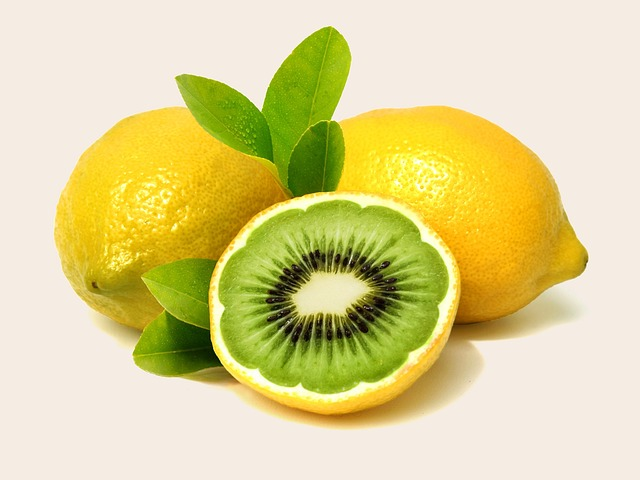
#> input picture Minggu II/Praktikum1/lemon.jpg, 640 x 480 px
$ python Praktikum1_Minggu2.py
#> lines starting #> are read from the running program, lines starting #| are printed output that depends on the picture; after the words box and inside, x2 and y2 are one past the last pixel; in counts of white or black regions, pixels touching at a corner belong together
# ============================================
# PRAKTIKUM 2: MODEL WARNA DAN DIGITALISASI
# ============================================

import cv2
import numpy as np
import matplotlib.pyplot as plt
from scipy import signal
import warnings
warnings.filterwarnings('ignore')

print("=== PRAKTIKUM 2: MODEL WARNA DAN DIGITALISASI ===")
print("Materi: Color Models, Sampling, Quantization, Color Conversion\n")

# =============== FUNGSI BANTU ===============
def create_color_patches():
    """Create sample color patches for demonstration"""
    patches = []
    colors = [
        ('Red', [0, 0, 255]),
        ('Green', [0, 255, 0]),
        ('Blue', [255, 0, 0]),
        ('Yellow', [0, 255, 255]),
        ('Magenta', [255, 0, 255]),
        ('Cyan', [255, 255, 0]),
        ('White', [255, 255, 255]),
        ('Black', [0, 0, 0])
    ]

    for name, color in colors:
        patch = np.zeros((100, 100, 3), dtype=np.uint8)
        patch[:, :] = color
        patches.append((name, patch))

    return patches

def analyze_color_model(image, model_name):
    """Analyze image in different color models"""
    if model_name == 'RGB':
        return image
    elif model_name == 'HSV':
        return cv2.cvtColor(image, cv2.COLOR_BGR2HSV)
    elif model_name == 'LAB':
        return cv2.cvtColor(image, cv2.COLOR_BGR2LAB)
    elif model_name == 'GRAY':
        return cv2.cvtColor(image, cv2.COLOR_BGR2GRAY)
    else:
        return image

# =============== MAIN PRAKTIKUM ===============

# 1. PERBANDINGAN MODEL WARNA
print("\n1. PERBANDINGAN MODEL WARNA DASAR")

# Buat citra dengan warna-warna dasar
color_patches = create_color_patches()

# Tampilkan dalam berbagai model warna
fig, axes = plt.subplots(4, 8, figsize=(20, 10))
models = ['RGB', 'HSV', 'LAB', 'GRAY']

for row, model in enumerate(models):
    for col, (name, patch) in enumerate(color_patches):
        if model == 'RGB':
            display_img = cv2.cvtColor(patch, cv2.COLOR_BGR2RGB)
            axes[row, col].imshow(display_img)
        elif model == 'GRAY':
            gray_img = cv2.cvtColor(patch, cv2.COLOR_BGR2GRAY)
            axes[row, col].imshow(gray_img, cmap='gray')
        else:
            converted = analyze_color_model(patch, model)
            if model == 'HSV':
                # Convert HSV to RGB for display
                display_img = cv2.cvtColor(converted, cv2.COLOR_HSV2RGB)
            elif model == 'LAB':
                # LAB needs special handling for display
                lab = converted.astype(np.float32)
                lab[:,:,0] = lab[:,:,0] * 255/100  # L from [0,100] to [0,255]
                lab[:,:,1:] = lab[:,:,1:] + 128    # a,b from [-127,127] to [0,255]
                lab = np.clip(lab, 0, 255).astype(np.uint8)
                display_img = cv2.cvtColor(lab, cv2.COLOR_LAB2RGB)
            axes[row, col].imshow(display_img)

        if row == 0:
            axes[row, col].set_title(name, fontsize=10)
        axes[row, col].axis('off')

    axes[row, 0].text(-0.5, 0.5, model, transform=axes[row, 0].transAxes,
                     fontsize=12, fontweight='bold', va='center', ha='right')

plt.suptitle('Perbandingan Model Warna untuk Warna Dasar', fontsize=14, fontweight='bold')
plt.tight_layout()
plt.show()

# 2. ANALISIS KOMPONEN WARNA
print("\n2. ANALISIS KOMPONEN WARNA PADA CITRA NYATA")

# Load sample image
sample_img = cv2.imread('lemon.jpg')  # Ganti dengan path citra Anda
#> sample_img is the input picture: shape (480, 640, 3); mean B, G, R 145.2, 210.4, 220.2
if sample_img is None:
    # Create synthetic image if file doesn't exist
    sample_img = np.zeros((300, 400, 3), dtype=np.uint8)
    cv2.rectangle(sample_img, (50, 50), (150, 150), (255, 0, 0), -1)  # Blue
    cv2.circle(sample_img, (250, 100), 50, (0, 255, 0), -1)  # Green
    cv2.ellipse(sample_img, (300, 200), (80, 40), 30, 0, 360, (0, 0, 255), -1)  # Red
    print("Menggunakan citra sintetik (file lemon.jpg tidak ditemukan)")

# Convert to different color spaces
rgb_img = cv2.cvtColor(sample_img, cv2.COLOR_BGR2RGB)
hsv_img = cv2.cvtColor(sample_img, cv2.COLOR_BGR2HSV)
lab_img = cv2.cvtColor(sample_img, cv2.COLOR_BGR2LAB)
gray_img = cv2.cvtColor(sample_img, cv2.COLOR_BGR2GRAY)

# Split channels for each model
rgb_channels = cv2.split(sample_img)  # B, G, R
hsv_channels = cv2.split(hsv_img)     # H, S, V
lab_channels = cv2.split(lab_img)     # L, a, b

# Display channel analysis
fig, axes = plt.subplots(4, 4, figsize=(16, 12))

# Row 1: RGB Channels
axes[0, 0].imshow(rgb_img)
axes[0, 0].set_title('Original (RGB)')
axes[0, 0].axis('off')

rgb_titles = ['Blue Channel', 'Green Channel', 'Red Channel']
for i in range(3):
    axes[0, i+1].imshow(rgb_channels[i], cmap='gray')
    axes[0, i+1].set_title(rgb_titles[i])
    axes[0, i+1].axis('off')

# Row 2: HSV Channels
axes[1, 0].imshow(cv2.cvtColor(hsv_img, cv2.COLOR_HSV2RGB))
axes[1, 0].set_title('HSV Color Space')
axes[1, 0].axis('off')

hsv_titles = ['Hue (Jenis Warna)', 'Saturation (Kemurnian)', 'Value (Kecerahan)']
for i in range(3):
    axes[1, i+1].imshow(hsv_channels[i], cmap='gray')
    axes[1, i+1].set_title(hsv_titles[i])
    axes[1, i+1].axis('off')

# Row 3: LAB Channels
# Convert LAB for display
lab_display = lab_img.astype(np.float32)
lab_display[:,:,0] = lab_display[:,:,0] * 255/100
lab_display[:,:,1:] = lab_display[:,:,1:] + 128
lab_display = np.clip(lab_display, 0, 255).astype(np.uint8)
lab_display_rgb = cv2.cvtColor(lab_display, cv2.COLOR_LAB2RGB)

axes[2, 0].imshow(lab_display_rgb)
axes[2, 0].set_title('LAB Color Space')
axes[2, 0].axis('off')

lab_titles = ['Lightness', 'Green-Red (a)', 'Blue-Yellow (b)']
for i in range(3):
    if i == 0:
        # L channel needs scaling
        l_channel = lab_channels[i].astype(np.float32) * 255/100
        l_channel = np.clip(l_channel, 0, 255).astype(np.uint8)
        axes[2, i+1].imshow(l_channel, cmap='gray')
    else:
        # a and b channels need offset
        ab_channel = lab_channels[i].astype(np.float32) + 128
        ab_channel = np.clip(ab_channel, 0, 255).astype(np.uint8)
        axes[2, i+1].imshow(ab_channel, cmap='gray')
    axes[2, i+1].set_title(lab_titles[i])
    axes[2, i+1].axis('off')
#> this loop made 3 passes
#> pass 2, `ab_channel = np.clip(ab_channel, 0, 255).astype(np.uint8)`:
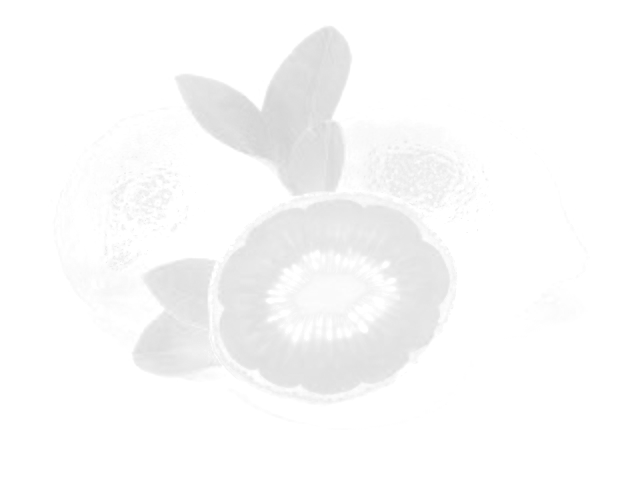
#> ab_channel: shape (480, 640); min 213, max 255, mean 250

# Row 4: Grayscale
axes[3, 0].imshow(gray_img, cmap='gray')
axes[3, 0].set_title('Grayscale')
axes[3, 0].axis('off')

# Show histogram of grayscale
axes[3, 1].hist(gray_img.ravel(), 256, [0, 256], color='gray')
axes[3, 1].set_title('Grayscale Histogram')
axes[3, 1].set_xlabel('Intensity')
axes[3, 1].set_ylabel('Frequency')
axes[3, 1].grid(True, alpha=0.3)

# Show color histogram
colors = ('b', 'g', 'r')
for i, color in enumerate(colors):
    hist = cv2.calcHist([sample_img], [i], None, [256], [0, 256])
    axes[3, 2].plot(hist, color=color, alpha=0.7)
axes[3, 2].set_title('RGB Channel Histograms')
axes[3, 2].set_xlabel('Intensity')
axes[3, 2].set_ylabel('Frequency')
axes[3, 2].legend(['Blue', 'Green', 'Red'])
axes[3, 2].grid(True, alpha=0.3)

# Show HSV histogram
hsv_hist = cv2.calcHist([hsv_img], [0], None, [180], [0, 180])
#> hsv_hist = 180 values, max 152946 at index 15, min 0 at index 1, mean 1706.7
axes[3, 3].plot(hsv_hist, color='orange')
axes[3, 3].set_title('Hue Histogram')
axes[3, 3].set_xlabel('Hue (0-180°)')
axes[3, 3].set_ylabel('Frequency')
axes[3, 3].grid(True, alpha=0.3)

plt.suptitle('Analisis Komponen Warna pada Berbagai Model', fontsize=14, fontweight='bold')
plt.tight_layout()
plt.show()

# 3. DEMONSTRASI TEOREMA SAMPLING DAN ALIASING
print("\n3. DEMONSTRASI TEOREMA SAMPLING DAN ALIASING")

def demonstrate_sampling_aliasing():
    """Demonstrate sampling theorem and aliasing effect"""
    # Create high frequency signal
    t = np.linspace(0, 1, 1000)  # High resolution time
    f_high = 50  # High frequency component
    f_low = 5    # Low frequency component

    signal_high = np.sin(2 * np.pi * f_high * t)
    signal_low = np.sin(2 * np.pi * f_low * t)
    signal_combined = signal_high + 0.5 * signal_low

    # Different sampling rates
    sampling_rates = [20, 50, 100, 200]  # Hz
    nyquist_rate = 2 * f_high  # Should be 100 Hz

    fig, axes = plt.subplots(2, 2, figsize=(12, 8))
    axes = axes.ravel()

    for idx, fs in enumerate(sampling_rates):
        # Sampling
        t_sampled = np.arange(0, 1, 1/fs)
        indices = (t_sampled * 1000).astype(int)
        signal_sampled = signal_combined[indices]

        # Reconstruction (zero-order hold)
        t_recon = np.linspace(0, 1, 1000)
        signal_recon = np.zeros_like(t_recon)
        for i in range(len(t_sampled)-1):
            mask = (t_recon >= t_sampled[i]) & (t_recon < t_sampled[i+1])
            signal_recon[mask] = signal_sampled[i]

        # Plot
        axes[idx].plot(t, signal_combined, 'b-', alpha=0.5, label='Original')
        axes[idx].stem(t_sampled, signal_sampled, linefmt='r-', markerfmt='ro',
                      basefmt=' ', label=f'Sampled (fs={fs}Hz)')
        axes[idx].plot(t_recon, signal_recon, 'g--', alpha=0.7, label='Reconstructed')

        # Check for aliasing
        if fs < nyquist_rate:
            axes[idx].set_title(f'ALIASING: fs={fs}Hz < Nyquist={nyquist_rate}Hz',
                               color='red', fontweight='bold')
        else:
            axes[idx].set_title(f'No Aliasing: fs={fs}Hz ≥ Nyquist',
                               color='green', fontweight='bold')

        axes[idx].set_xlabel('Time (s)')
        axes[idx].set_ylabel('Amplitude')
        axes[idx].legend(loc='upper right')
        axes[idx].grid(True, alpha=0.3)

    plt.suptitle('Demonstrasi Teorema Sampling Nyquist dan Efek Aliasing',
                fontsize=14, fontweight='bold')
    plt.tight_layout()
    plt.show()
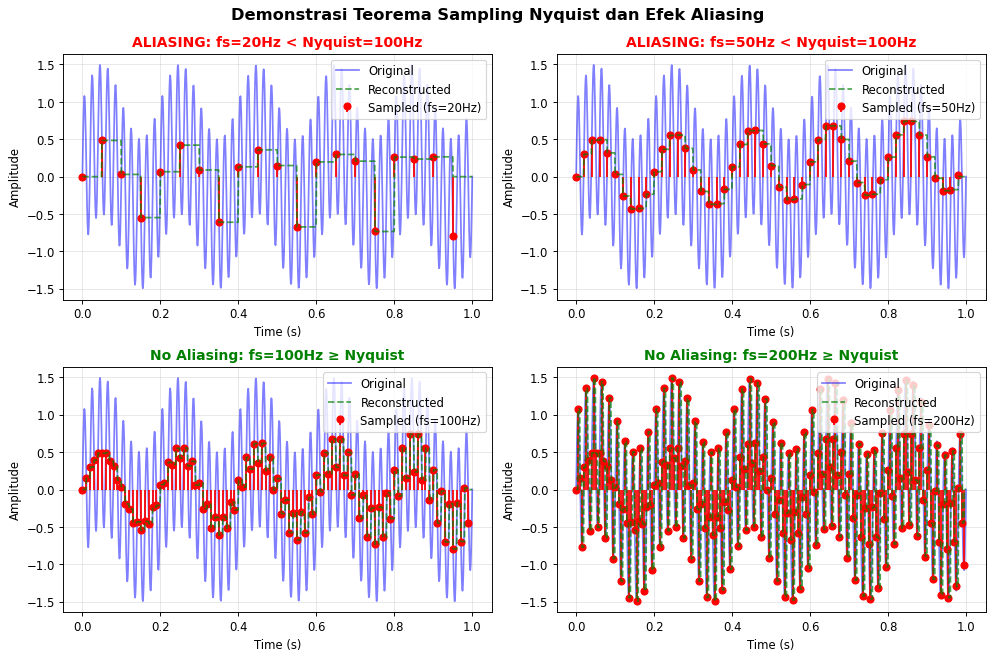
#> figure drawn by matplotlib, 4 panels; panel 1: curve peaks at x = 0.045, y = 1.49; panel 1: curve peaks at x = 0.05, y = 0.484; panel 2: curve peaks at x = 0.045, y = 1.49; panel 2: curve peaks at x = 0.84, y = 0.741

    return sampling_rates, nyquist_rate

sampling_rates, nyquist_rate = demonstrate_sampling_aliasing()
print(f"Frekuensi sinyal tinggi: 50 Hz")
print(f"Nyquist rate minimum: {nyquist_rate} Hz")
print(f"Sampling rates yang diuji: {sampling_rates} Hz")

# 4. DEMONSTRASI KUANTISASI
print("\n4. DEMONSTRASI KUANTISASI UNIFORM DAN NON-UNIFORM")

def demonstrate_quantization():
    """Demonstrate uniform and non-uniform quantization"""
    # Create test image
    test_img = gray_img if len(gray_img.shape) == 2 else cv2.cvtColor(sample_img, cv2.COLOR_BGR2GRAY)

    # Uniform quantization
    quantization_levels = [256, 64, 16, 4, 2]  # 8-bit, 6-bit, 4-bit, 2-bit, 1-bit

    fig, axes = plt.subplots(2, 5, figsize=(15, 6))

    # Uniform quantization
    for idx, levels in enumerate(quantization_levels):
        # Calculate step size
        step = 256 // levels
        quantized_uniform = (test_img // step) * step

        # Display
        axes[0, idx].imshow(quantized_uniform, cmap='gray', vmin=0, vmax=255)
        axes[0, idx].set_title(f'Uniform\n{levels} levels\n({int(np.log2(levels))}-bit)')
        axes[0, idx].axis('off')

        # Calculate MSE
        mse = np.mean((test_img.astype(float) - quantized_uniform.astype(float))**2)
        psnr = 10 * np.log10(255**2 / mse) if mse > 0 else float('inf')
        axes[0, idx].text(0.5, -0.1, f'MSE: {mse:.1f}\nPSNR: {psnr:.1f}dB',
                         transform=axes[0, idx].transAxes, ha='center', fontsize=8)
#> this loop made 5 passes
#> (mse, psnr) on passes 1 to 4: (0, inf), (3.77, 42.37), (140.3, 26.66), (1690.6, 15.85)

    # Non-uniform quantization (using histogram equalization principle)
    for idx, levels in enumerate(quantization_levels):
        # Calculate histogram
        hist, bins = np.histogram(test_img.flatten(), 256, [0, 256])

        # Calculate cumulative distribution
        cdf = hist.cumsum()
        cdf_normalized = cdf / cdf.max()

        # Create mapping function for non-uniform quantization
        mapping = np.zeros(256, dtype=np.uint8)
        for i in range(levels):
            lower = i * 256 // levels
            upper = (i + 1) * 256 // levels
            mapping[lower:upper] = i * 255 // (levels - 1)

        # Apply non-uniform quantization
        quantized_nonuniform = mapping[test_img]

        # Display
        axes[1, idx].imshow(quantized_nonuniform, cmap='gray', vmin=0, vmax=255)
        axes[1, idx].set_title(f'Non-Uniform\n{levels} levels')
        axes[1, idx].axis('off')

        # Calculate MSE
        mse = np.mean((test_img.astype(float) - quantized_nonuniform.astype(float))**2)
        psnr = 10 * np.log10(255**2 / mse) if mse > 0 else float('inf')
        axes[1, idx].text(0.5, -0.1, f'MSE: {mse:.1f}\nPSNR: {psnr:.1f}dB',
                         transform=axes[1, idx].transAxes, ha='center', fontsize=8)
#> this loop made 5 passes
#> (mse, psnr) on passes 1 to 4: (0, inf), (0.779, 49.21), (18.99, 35.35), (648.6, 20.01)

    plt.suptitle('Perbandingan Kuantisasi Uniform vs Non-Uniform',
                fontsize=14, fontweight='bold')
    plt.tight_layout()
    plt.show()
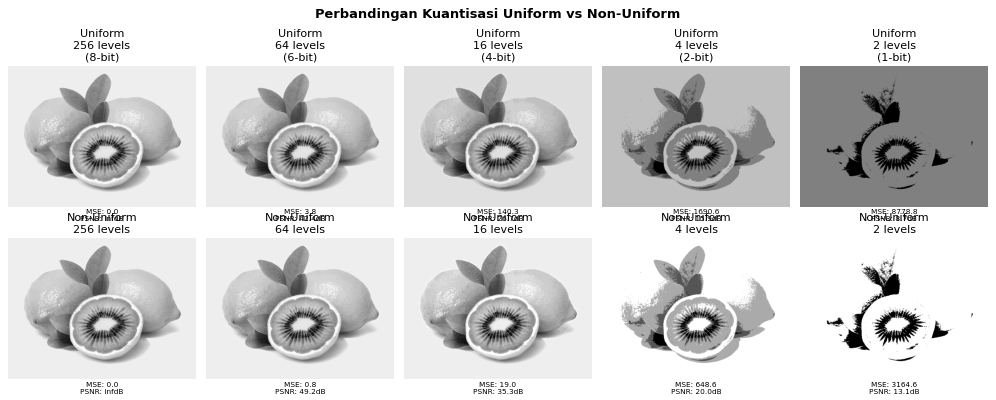
#> figure drawn by matplotlib, 10 panels

    return quantization_levels

quant_levels = demonstrate_quantization()

# 5. KONVERSI RUANG WARNA DAN APLIKASI
print("\n5. KONVERSI RUANG WARNA DAN APLIKASI PRAKTIS")

def demonstrate_color_conversion_applications():
    """Demonstrate practical applications of color space conversions"""
    # Load or create sample image
    if sample_img is None:
        # Create synthetic image for demonstration
        demo_img = np.zeros((300, 400, 3), dtype=np.uint8)
        # Add various colors and patterns
        cv2.rectangle(demo_img, (50, 50), (150, 150), (100, 150, 200), -1)  # Sky blue
        cv2.rectangle(demo_img, (200, 50), (300, 150), (200, 100, 50), -1)   # Brown
        cv2.circle(demo_img, (100, 220), 40, (50, 200, 100), -1)  # Green
        cv2.circle(demo_img, (250, 220), 40, (200, 50, 150), -1)  # Purple
    else:
        demo_img = sample_img

    # Application 1: Skin Detection using HSV
    hsv_img = cv2.cvtColor(demo_img, cv2.COLOR_BGR2HSV)

    # Define skin color range in HSV
    lower_skin = np.array([0, 20, 70], dtype=np.uint8)
#> lower_skin = [0, 20, 70]
    upper_skin = np.array([20, 255, 255], dtype=np.uint8)
#> upper_skin = [20, 255, 255]

    # Create skin mask
    skin_mask = cv2.inRange(hsv_img, lower_skin, upper_skin)
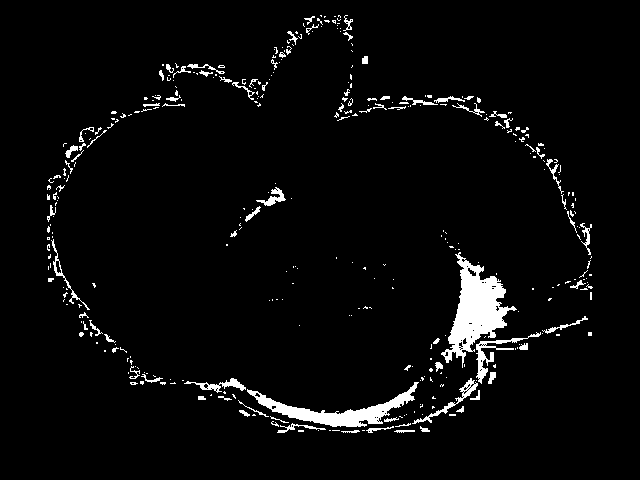
#> skin_mask: shape (480, 640); 3.9% white; 359 white regions (274 under 20 px), largest, box (x1, y1, x2, y2) and area: (441, 252, 517, 368) 3382, (247, 382, 419, 427) 2039, (476, 332, 541, 384) 535

    # Apply mask to original image
    skin_detected = cv2.bitwise_and(demo_img, demo_img, mask=skin_mask)

    # Application 2: Shadow removal using LAB
    lab_img = cv2.cvtColor(demo_img, cv2.COLOR_BGR2LAB)
    L, a, b = cv2.split(lab_img)
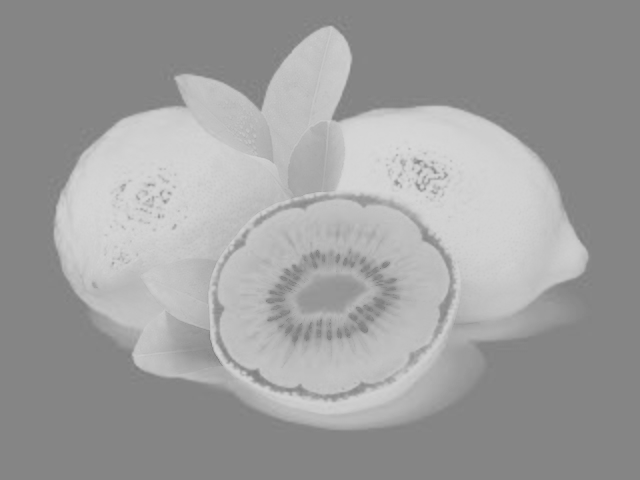
#> b: shape (480, 640); min 124, max 216, mean 158.7

    # Apply CLAHE to L channel (improves shadow details)
    clahe = cv2.createCLAHE(clipLimit=3.0, tileGridSize=(8,8))
    L_enhanced = clahe.apply(L)

    # Merge back
    lab_enhanced = cv2.merge([L_enhanced, a, b])
    rgb_enhanced = cv2.cvtColor(lab_enhanced, cv2.COLOR_LAB2BGR)
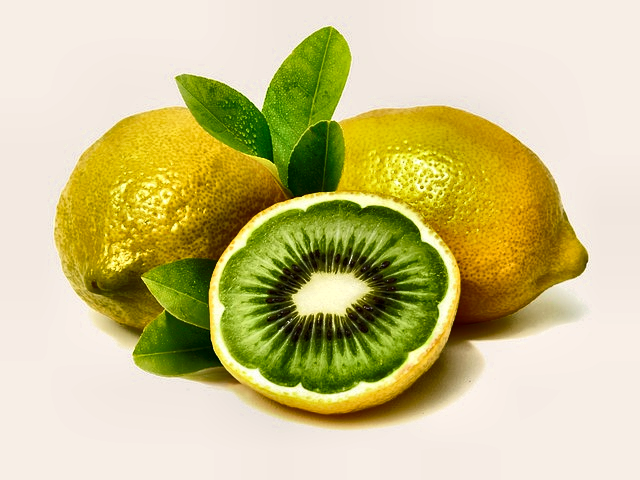
#> rgb_enhanced: shape (480, 640, 3); mean B, G, R 137, 194.6, 203.2

    # Application 3: Color-based segmentation using RGB
    # Define color ranges for segmentation
    colors_to_segment = [
        ('Blue', [100, 0, 0], [255, 100, 100]),
        ('Green', [0, 100, 0], [100, 255, 100]),
        ('Red', [0, 0, 100], [100, 100, 255])
    ]

    # Create segmentation masks
    segmentation_results = []
    for color_name, lower, upper in colors_to_segment:
        lower = np.array(lower, dtype=np.uint8)
        upper = np.array(upper, dtype=np.uint8)
        mask = cv2.inRange(demo_img, lower, upper)
        segmented = cv2.bitwise_and(demo_img, demo_img, mask=mask)
        segmentation_results.append((color_name, segmented))
#> this loop made 3 passes
#> (lower, upper) on passes 1 to 3: ([100, 0, 0], [255, 100, 100]), ([0, 100, 0], [100, 255, 100]), ([0, 0, 100], [100, 100, 255])
#> after the loop, segmentation_results = 3 items

    # Display results
    fig, axes = plt.subplots(3, 3, figsize=(15, 12))

    # Row 1: Original and conversions
    axes[0, 0].imshow(cv2.cvtColor(demo_img, cv2.COLOR_BGR2RGB))
    axes[0, 0].set_title('Original Image (RGB)')
    axes[0, 0].axis('off')

    axes[0, 1].imshow(cv2.cvtColor(hsv_img, cv2.COLOR_HSV2RGB))
    axes[0, 1].set_title('HSV Color Space')
    axes[0, 1].axis('off')

    lab_display = lab_img.astype(np.float32)
    lab_display[:,:,0] = lab_display[:,:,0] * 255/100
    lab_display[:,:,1:] = lab_display[:,:,1:] + 128
    lab_display = np.clip(lab_display, 0, 255).astype(np.uint8)
    axes[0, 2].imshow(cv2.cvtColor(lab_display, cv2.COLOR_LAB2RGB))
    axes[0, 2].set_title('LAB Color Space')
    axes[0, 2].axis('off')

    # Row 2: Applications
    axes[1, 0].imshow(skin_mask, cmap='gray')
    axes[1, 0].set_title('Skin Detection Mask (HSV)')
    axes[1, 0].axis('off')

    axes[1, 1].imshow(cv2.cvtColor(skin_detected, cv2.COLOR_BGR2RGB))
    axes[1, 1].set_title('Skin Detection Result')
    axes[1, 1].axis('off')

    axes[1, 2].imshow(cv2.cvtColor(rgb_enhanced, cv2.COLOR_BGR2RGB))
    axes[1, 2].set_title('Shadow Removal (LAB + CLAHE)')
    axes[1, 2].axis('off')

    # Row 3: Color segmentation
    for idx, (color_name, segmented) in enumerate(segmentation_results):
        axes[2, idx].imshow(cv2.cvtColor(segmented, cv2.COLOR_BGR2RGB))
        axes[2, idx].set_title(f'{color_name} Segmentation')
        axes[2, idx].axis('off')
#> this loop made 3 passes
#> color_name on passes 1 to 3: 'Blue', 'Green', 'Red'

    # Hide unused subplots
    for i in range(3, 9):
        axes.flat[i].axis('off')

    plt.suptitle('Aplikasi Praktis Konversi Ruang Warna', fontsize=14, fontweight='bold')
    plt.tight_layout()
    plt.show()
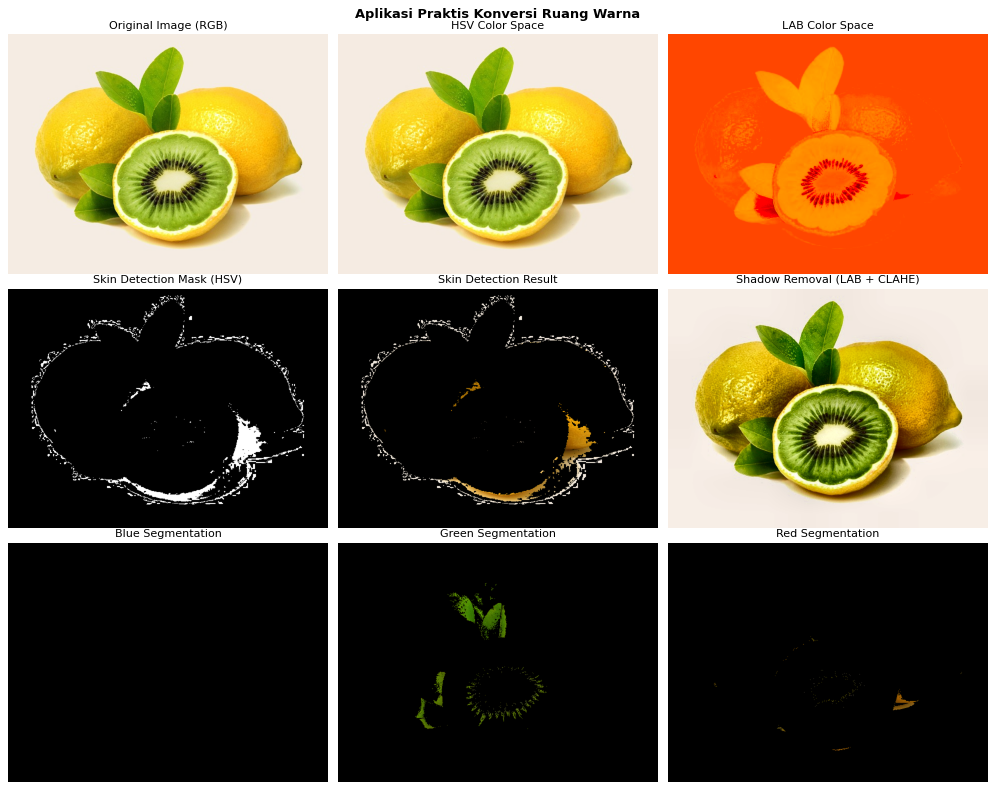
#> figure drawn by matplotlib, 9 panels

    return skin_mask, rgb_enhanced

skin_mask_result, enhanced_result = demonstrate_color_conversion_applications()

print("\n=== PRAKTIKUM SELESAI ===")
print("\nRingkasan yang dipelajari:")
print("1. Perbandingan model warna RGB, HSV, LAB, Grayscale")
print("2. Teorema Sampling Nyquist dan efek aliasing")
print("3. Teknik kuantisasi uniform dan non-uniform")
print("4. Konversi antar ruang warna dan aplikasi praktis")
